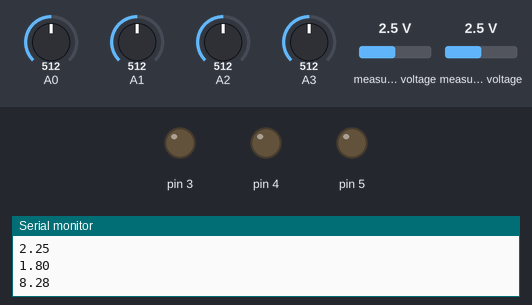
Recording of a sketch running on a simulated Arduino Uno, built with avr-gcc and run on an emulated ATmega328P. On the bench: output pins drawn as LEDs (lit = HIGH), the last lines printed to the serial monitor. The test bench sets the inputs (shaded band); at power-on: A0 = 512, A1 = 512, A2 = 512, A3 = 512, measured voltage 2.5 V.

Above: at 1.0 s.
At 3.0 s:
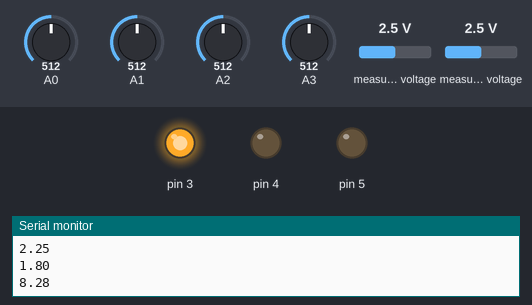
At 5.0 s:
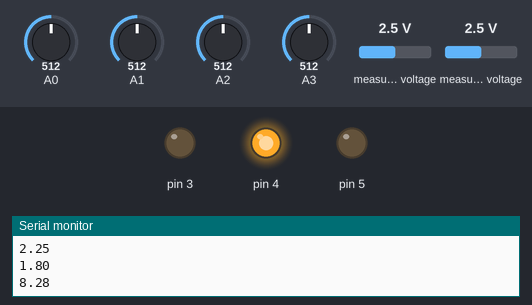
At 7.1 s:
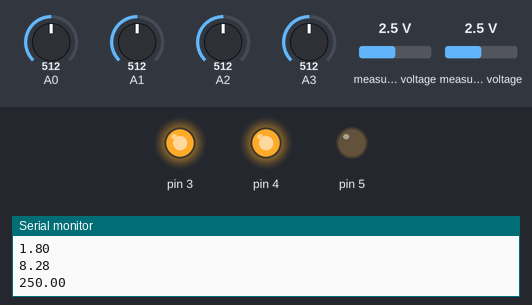
At 9.1 s:
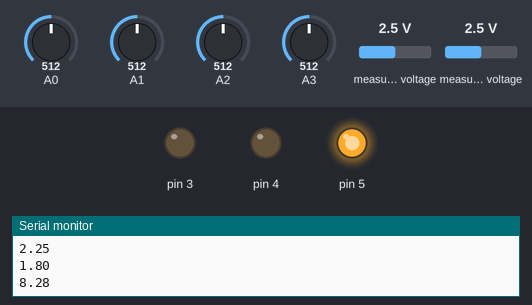
Timing chart, 0 to 13.2 s (numbered marks = the images above):
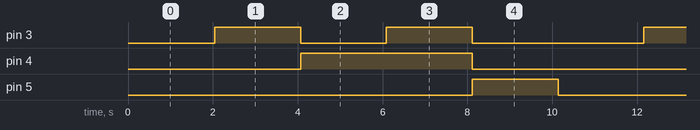

The sketch:

Sensor_Data_Arduino.ino
```cpp
#include <Wire.h>
#include <Adafruit_ADS1015.h>
Adafruit_ADS1115 ads;

int count = 0;
float t0 = 0;
float t1 = 0;
float t2 = 0;
float t3 = 0;
float t4 = 0;

void setup()
{
  pinMode(3, OUTPUT);
  pinMode(4, OUTPUT);
  pinMode(5, OUTPUT);

  Serial.begin(9600);

  ads.setGain(GAIN_SIXTEEN);    // 16x gain  +/- 0.256V  1 bit = 0.125mV  0.0078125mV
  ads.begin();
}

void loop()
{
  //Serial.println("Start");
  current();
  Serial.println(volt_1());
  Serial.println(volt_2());
  Serial.println(volt_3());
  Serial.println(volt_4());
  Serial.println(volt_t());
  Mux();
  delay(1000);
}

void current()
{
  int16_t results;

  float multiplier = 0.0078125F; /* ADS1115  @ +/- 0.256V gain (16-bit results) */

  results = ads.readADC_Differential_0_1();
  float c = (results * multiplier)/0.00075;
  Serial.println(c/1000, 5);
}

float volt_1()
{
  float reading = analogRead(A1);
  float v = (reading * 4.683) / 1024;
  //Serial.println(v);
  return v;
}

float volt_2()
{
  float reading = analogRead(A2);
  float v = (reading * 8.4639) / 1024;
  //Serial.println(v);
  v = v - volt_1();
  return v;
}

float volt_3 ()
{
  float reading = analogRead(A3);
  float v = (reading * 12.967) / 1024;
  //Serial.println(v);
  v = v - volt_2() - volt_1();
  return v;
}

float volt_4()
{
  int r0 = bitRead(5,0);
  int r1 = bitRead(5,1);
  int r2 = bitRead(5,2);

  digitalWrite(3, r0);
  digitalWrite(4, r1);
  digitalWrite(5, r2);

  float reading =  analogRead(A0);
  float v = (reading * 16.562) / 1024;
  //Serial.println(v);
  v = v - volt_3() - volt_2() - volt_1();
  return v;
}

float volt_t()
{
  int r0 = bitRead(5,0);
  int r1 = bitRead(5,1);
  int r2 = bitRead(5,2);

  digitalWrite(3, r0);
  digitalWrite(4, r1);
  digitalWrite(5, r2);

  float reading =  analogRead(A0);
  float v = (reading * 16.562) / 1024;
  //Serial.println(v);
  return v;
}

float Temperature()
{
  delay(1000);
  float reading = analogRead(A0);
//  reading = (reading * 5000) / 1023;
//  float t = (-1) * (reading - 500) / 10;
  float t = (reading * 500) / (1024);
  return t;
}

void Mux()
{
  int r0 = bitRead(count,0);
  int r1 = bitRead(count,1);
  int r2 = bitRead(count,2);

  digitalWrite(3, r0);
  digitalWrite(4, r1);
  digitalWrite(5, r2);

  if(count == 0)
  {
    t0 = Temperature();
  }

  else if(count == 1)
  {
    t1 = Temperature();
  }

  else if(count == 2)
  {
    t2 = Temperature();
  }

  else if(count == 3)
  {
    t3 = Temperature();
  }

  else if(count == 4)
  {
    t4 = Temperature();
  }
//  Serial.print(count);
//  Serial.println("");
  count++;

  if(count == 5)
  {
    count = 0;
  }


  Serial.println(t0);
  Serial.println(t1);
  Serial.println(t2);
  Serial.println(t3);
  Serial.println(t4);
 }
```

Measured:
- by itself, pin 3: repeats every 10.1 s: LOW 2.0 s, HIGH 2.0 s, LOW 4.0 s, HIGH 2.0 s
- by itself, pin 4: alternates HIGH for 4.0 s and LOW for 6.1 s
- by itself, pin 5: alternates HIGH for 2.0 s and LOW for 8.1 s
